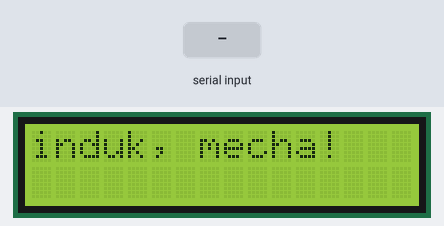
Bench run of a sketch on a simulated Arduino Mega 2560, built with avr-gcc and run on an emulated ATmega2560. Shown: 16×2 character LCD. The inputs (shaded band) are chosen by the test bench.

Above: at 1.2 s.
1.3 s: byte 30 received over Serial
At 2.6 s:
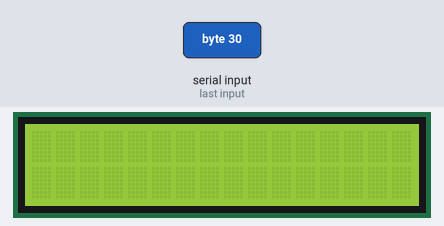
2.9 s: byte 90 received over Serial
At 3.9 s:
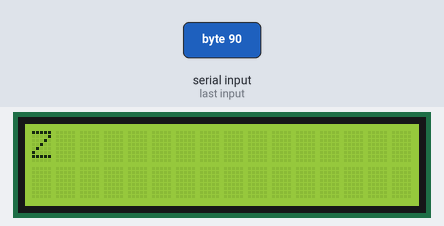
4.5 s: byte 120 received over Serial
At 5.1 s:
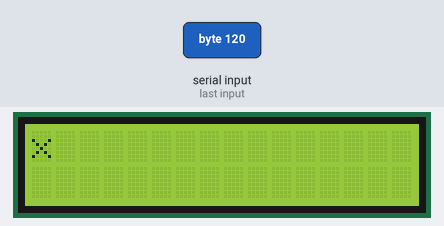
Timing chart, 0 to 7.5 s (numbered marks = the images above; inputs shaded):
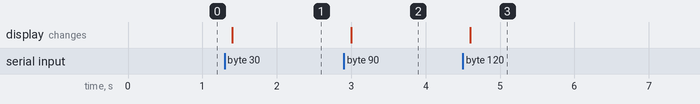

Measured:
- after the input at 1.3 s, the display: changes after 0.10 s (image 1)
- after the input at 2.9 s, the display: changes after 0.10 s (image 2)
- after the input at 4.5 s, the display: changes after 0.10 s (image 3)

The sketch:

LCD3.ino
```cpp
#include <LiquidCrystal.h>

LiquidCrystal lcd(22,23,24,25,26,27);

void setup(){
  lcd.begin(16,2);
  Serial.begin(9600);
  lcd.print("induk, mecha!");
}
void loop(){
  if(Serial.available()){
    delay(100);
    lcd.clear();
    while(Serial.available()>0){
      char ch = Serial.read();
      lcd.print(ch);
    }
  }
}
```
